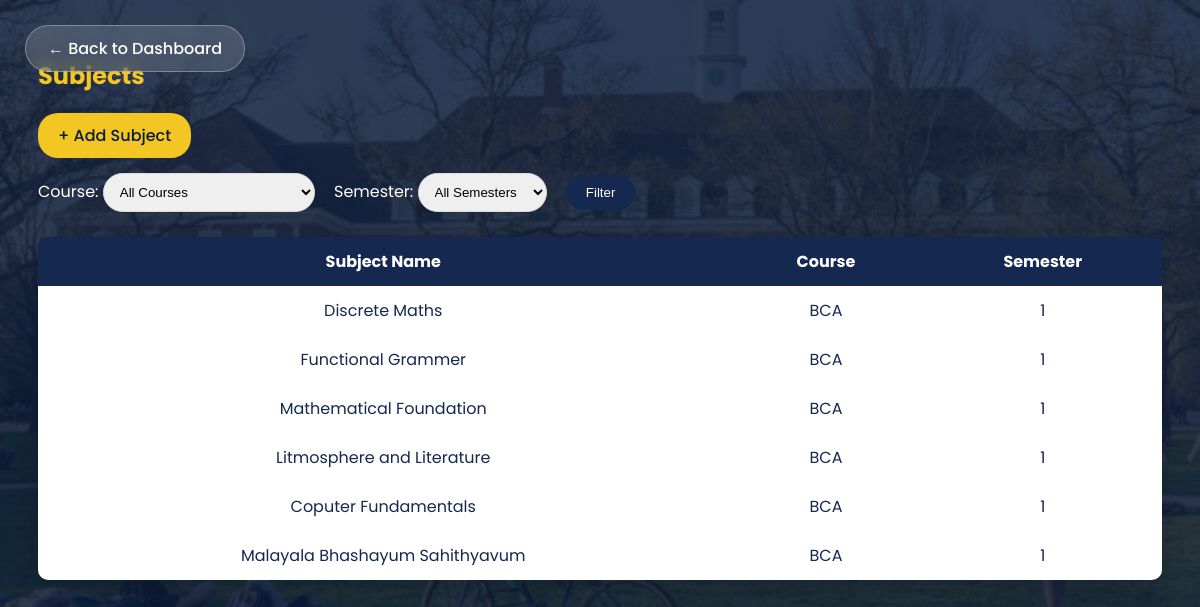
Page /adminpanel/subjects/ on the committed database.
### teachers/models.py (models this page shows, shortened)
class Subject(models.Model):
    name = models.CharField(max_length=100)
    course = models.CharField(max_length=20, choices=Student.COURSE_CHOICES)
    semester = models.PositiveIntegerField(choices=Student.SEMESTER_CHOICES)

### adminpanel/views.py (the view)
# urls.py: path('subjects/', views.subject_list, name='subject-list'),
def subject_list(request):
    course = request.GET.get('course', None)
    semester = request.GET.get('semester', None)
    subjects = Subject.objects.all()
    if course:
        subjects = subjects.filter(course=course)
    if semester:
        subjects = subjects.filter(semester=semester)
    context = {
        'subjects': subjects,
        'courses': Student.COURSE_CHOICES,
        'semesters': Student.SEMESTER_CHOICES,
        'selected_course': course,
        'selected_semester': semester,
    }
    return render(request, 'adminpanel/subject_list.html', context)

### templates/adminpanel/subject_list.html (shortened to what this page needs)
{% load static %}
<!DOCTYPE html>
<html lang="en">
<head>
</head>
<body>
    <a href="{% url 'admin-dashboard' %}" class="back-btn">
    ← Back to Dashboard
</a>
    <h2>Subjects</h2>
    <a href="{% url 'add-subject' %}" class="add-btn">+ Add Subject</a>
    <form method="get">
        <label>Course:</label>
        <select name="course">
            <option value="">All Courses</option>
        </select>
        <label>Semester:</label>
        <select name="semester">
            <option value="">All Semesters</option>
        </select>
        <button type="submit">Filter</button>
    </form>
    <table>
        <thead>
            <tr>
                <th>Subject Name</th>
                <th>Course</th>
                <th>Semester</th>
            </tr>
        </thead>
        <tbody>
            {% for subject in subjects %}
            <tr>
                <td>{{ subject.name }}</td>
                <td>{{ subject.course }}</td>
                <td>{{ subject.semester }}</td>
            </tr>
            {% empty %}
            <tr>
                <td colspan="3">No subjects found</td>
            </tr>
            {% endfor %}
        </tbody>
    </table>
    <br>
</body>
</html>

### rows in the picture
Subject: name "Discrete Maths", course "BCA", semester "1"
Subject: name "Functional Grammer", course "BCA", semester "1"
Subject: name "Mathematical Foundation", course "BCA", semester "1"
Subject: name "Litmosphere and Literature", course "BCA", semester "1"
Subject: name "Coputer Fundamentals", course "BCA", semester "1"
Subject: name "Malayala Bhashayum Sahithyavum", course "BCA", semester "1"
